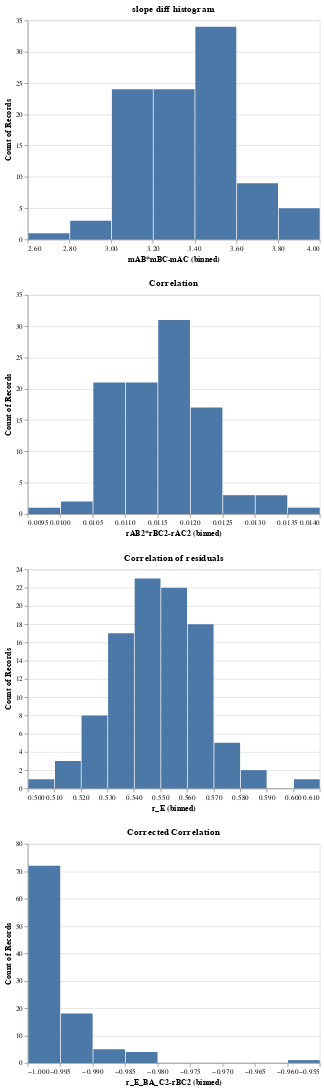

Here is the notebook cell this chart was saved with:
### Code cell
def stats_graphs(d):
    d['rAB2*rBC2-rAC2']=d.rAB**2 * d.rBC**2 - d.rAC**2
    d['r_E_BA_C2-rBC2'] = d.r_E_BA_C**2 - d.rBC**2
    #d['rAC2'] = d.rAC**2
    d['mAB*mBC-mAC'] = d.mAB*d.mBC - d.mAC
    L,U = compute_confidence_interval(d.rAC**2, d['n'])
    d['confidence'] = confidence_status(L, U, d.rAB**2*d.rBC**2)
    slope_histogram = alt.Chart(d).mark_bar().encode(
        x=alt.X('mAB*mBC-mAC:Q', bin=True),
        y='count()').properties(title="slope diff histogram")

    bincount = 100
    ticks = 10
    correlation_graph = alt.Chart(d).mark_bar().encode(
        x=alt.X('rAB2*rBC2-rAC2:Q',bin=True,
                   axis=alt.Axis(
                    tickCount=ticks,
                    grid=False)),
        y='count()').properties(
            title="Correlation")
    residual_correlation = alt.Chart(d).mark_bar().encode(
        x=alt.X('r_E:Q', bin=True),
        y='count()').properties(title="Correlation of residuals")
    corrected_correlation = alt.Chart(d).mark_bar().encode(
        x=alt.X("r_E_BA_C2-rBC2:Q", bin=True),
        y='count()').properties(
        title="Corrected Correlation")

    return alt.vconcat(slope_histogram,correlation_graph,residual_correlation, corrected_correlation)

stats_graphs(d)
